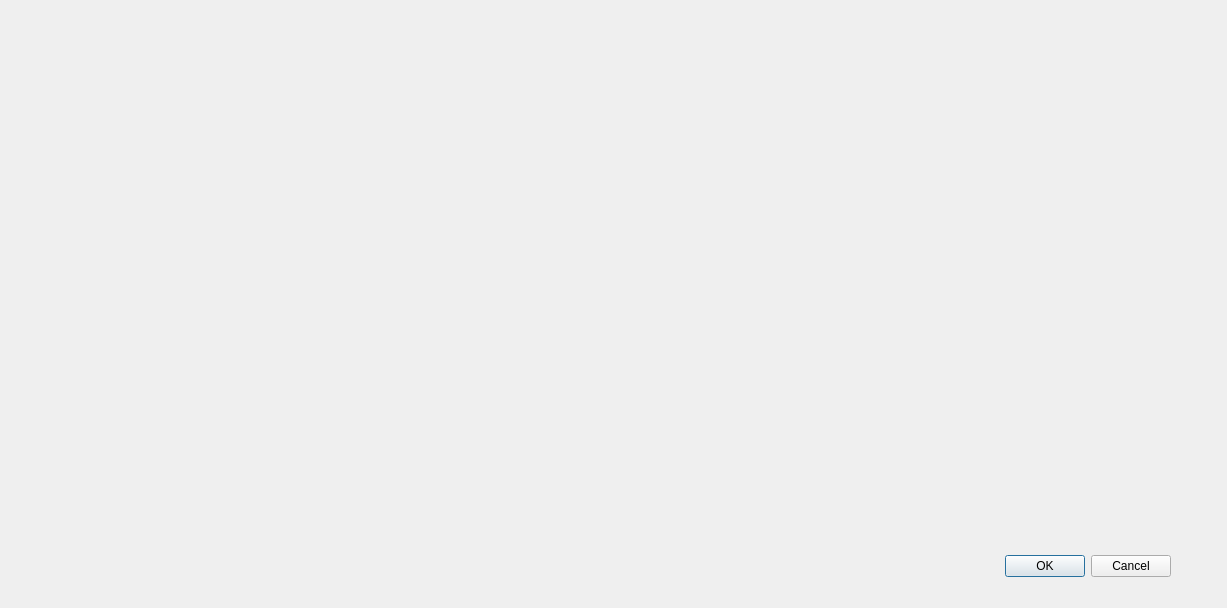
<?xml version="1.0" encoding="UTF-8"?>
<ui version="4.0">
 <class>nowyModelDialog</class>
 <widget class="QDialog" name="nowyModelDialog">
  <property name="geometry">
   <rect>
    <x>0</x>
    <y>0</y>
    <width>1227</width>
    <height>608</height>
   </rect>
  </property>
  <property name="windowTitle">
   <string>Dialog</string>
  </property>
  <widget class="QDialogButtonBox" name="buttonBox">
   <property name="geometry">
    <rect>
     <x>830</x>
     <y>550</y>
     <width>341</width>
     <height>32</height>
    </rect>
   </property>
   <property name="orientation">
    <enum>Qt::Horizontal</enum>
   </property>
   <property name="standardButtons">
    <set>QDialogButtonBox::Cancel|QDialogButtonBox::Ok</set>
   </property>
  </widget>
 </widget>
 <resources/>
 <connections>
  <connection>
   <sender>buttonBox</sender>
   <signal>accepted()</signal>
   <receiver>nowyModelDialog</receiver>
   <slot>accept()</slot>
   <hints>
    <hint type="sourcelabel">
     <x>248</x>
     <y>254</y>
    </hint>
    <hint type="destinationlabel">
     <x>157</x>
     <y>274</y>
    </hint>
   </hints>
  </connection>
  <connection>
   <sender>buttonBox</sender>
   <signal>rejected()</signal>
   <receiver>nowyModelDialog</receiver>
   <slot>reject()</slot>
   <hints>
    <hint type="sourcelabel">
     <x>316</x>
     <y>260</y>
    </hint>
    <hint type="destinationlabel">
     <x>286</x>
     <y>274</y>
    </hint>
   </hints>
  </connection>
 </connections>
</ui>
